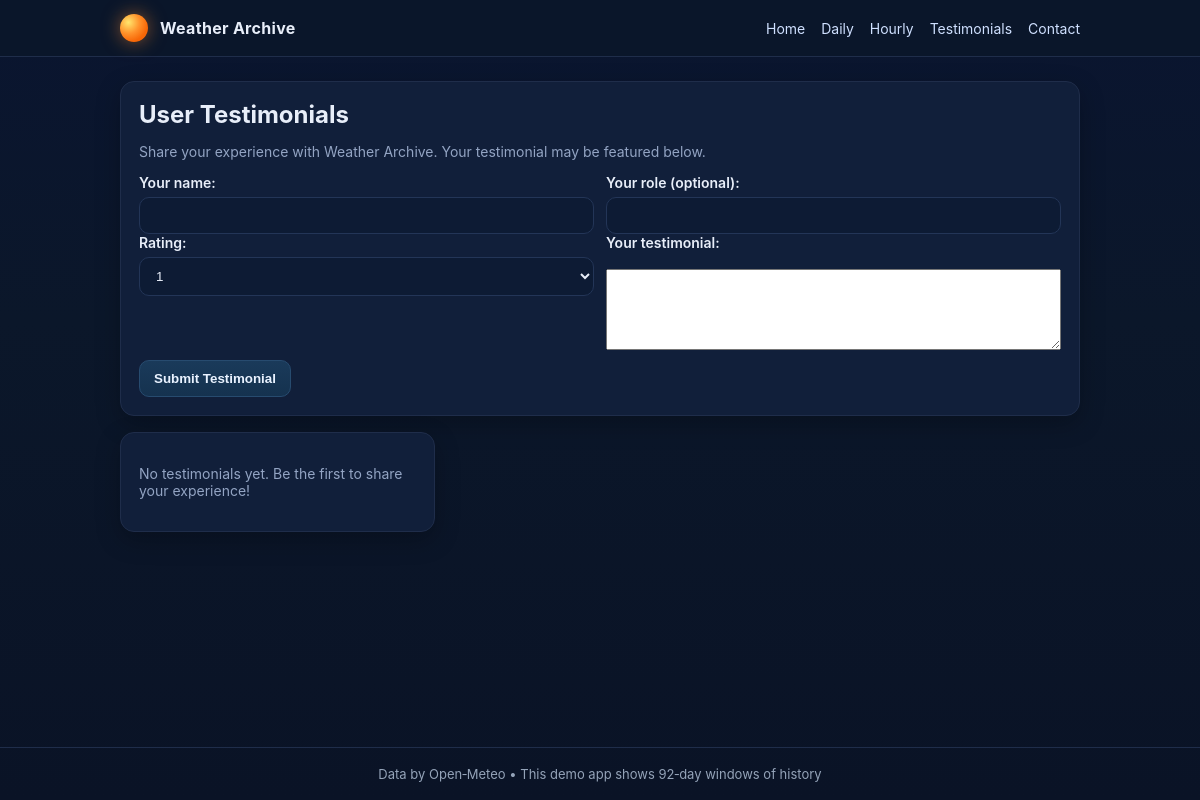
/testimonials/, run on an earlier commit of the app's database.
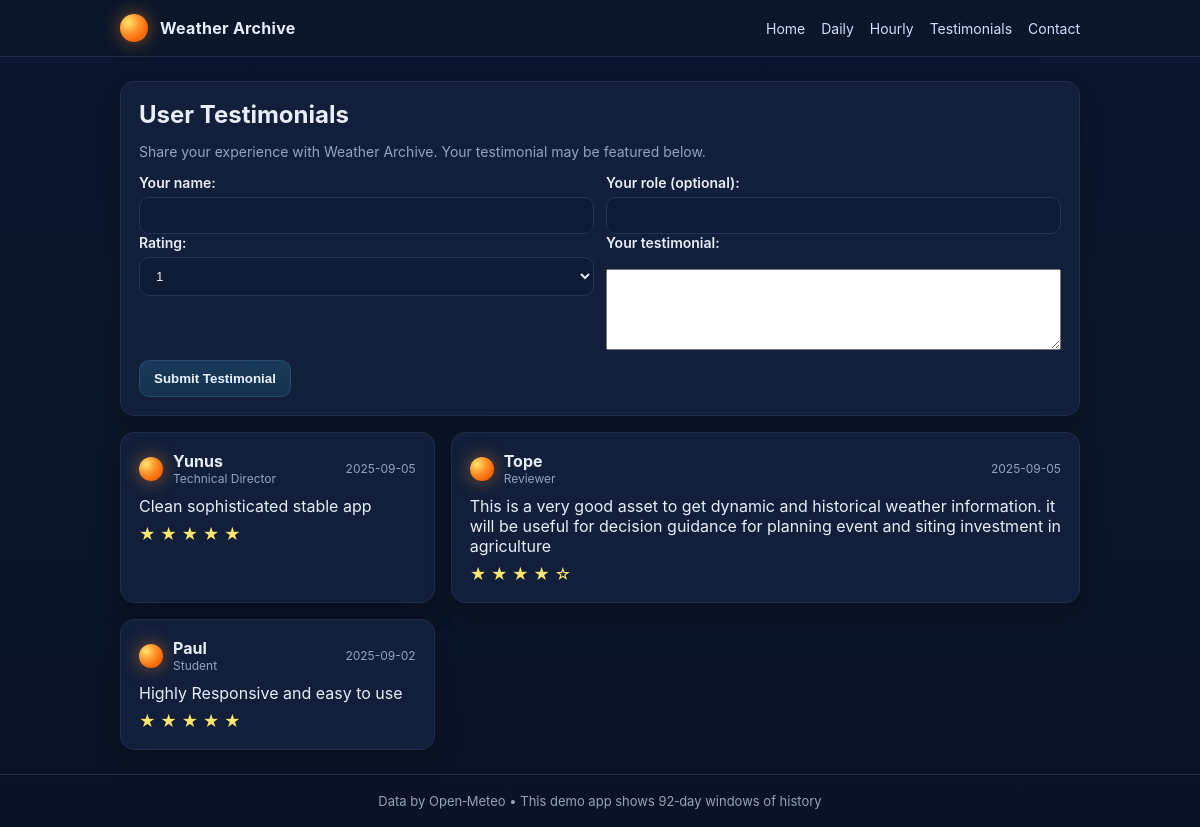
And on a later commit of the database.
### weatherarchive/models.py (models this page shows, shortened)
class Testimonial(models.Model):
    name = models.CharField(max_length=100)
    role = models.CharField(max_length=100, blank=True)
    rating = models.PositiveSmallIntegerField(default=5)
    message = models.TextField()
    created_at = models.DateTimeField(auto_now_add=True)
    class Meta:
        ordering = ['-created_at']

### weatherarchive/views.py (the view)
# urls.py: path('testimonials/', views.testimonials, name='testimonials'),
def testimonials(request):
    success = False
    if request.method == "POST":
        from .forms import TestimonialForm
        form = TestimonialForm(request.POST)
        if form.is_valid():
            Testimonial.objects.create(
                name=form.cleaned_data["name"],
                role=form.cleaned_data.get("role", ""),
                rating=form.cleaned_data["rating"],
                message=form.cleaned_data["message"],
            )
            return redirect("weatherarchive:testimonials")
    else:
        form = None
    items = Testimonial.objects.all()[:25]
    if form is None:
        from .forms import TestimonialForm
        form = TestimonialForm()
    return render(request, "weatherarchive/testimonials.html", {"testimonials": list(items), "form": form, "success": success})

### weatherarchive/forms.py (shortened to what this page needs)
class TestimonialForm(forms.Form):
    name = forms.CharField(label="Your name", max_length=100)
    role = forms.CharField(label="Your role (optional)", max_length=100, required=False)
    rating = forms.ChoiceField(label="Rating", choices=[(str(i), f"{i}") for i in range(1,6)])
    message = forms.CharField(label="Your testimonial", widget=forms.Textarea(attrs={"rows": 5}))
    honeypot = forms.CharField(required=False, widget=forms.HiddenInput)

### weatherarchive/templates/weatherarchive/testimonials.html (shortened to what this page needs)
{% extends 'weatherarchive/base.html' %}
{% block content %}
<section class="card pad">
  <h1>User Testimonials</h1>
  <p class="muted">Share your experience with Weather Archive. Your testimonial may be featured below.</p>
  <form method="post" style="margin-top:12px">
    <div class="row">
      <div>
        {{ form.name.label_tag }}
        {{ form.name }}
      </div>
      <div>
        {{ form.role.label_tag }}
        {{ form.role }}
      </div>
    </div>
    <div class="row">
      <div>
        {{ form.rating.label_tag }}
        {{ form.rating }}
      </div>
      <div class="row full">
        {{ form.message.label_tag }}
        {{ form.message }}
      </div>
    </div>
    <div class="actions">
      <button class="btn" type="submit">Submit Testimonial</button>
    </div>
  </form>
</section>
<section class="grid" style="margin-top:16px">
  {% for t in testimonials %}
    <div class="card pad">
      <div style="display:flex;align-items:center;gap:10px">
        <div class="logo" aria-hidden="true" style="width:24px;height:24px"></div>
        <div><strong>{{ t.name }}</strong>{% if t.role %}<div class="muted" style="font-size:12px">{{ t.role }}</div>{% endif %}</div>
        <div class="muted" style="margin-left:auto;font-size:12px">{{ t.created_at|date:'Y-m-d' }}</div>
      </div>
      <div style="margin-top:10px">{{ t.message }}</div>
      <div style="margin-top:8px;color:#ffe66d">
        {% for i in "12345" %}
          {% if forloop.counter <= t.rating %}★{% else %}☆{% endif %}
        {% endfor %}
      </div>
    </div>
  {% empty %}
    <div class="card pad"><p class="muted">No testimonials yet. Be the first to share your experience!</p></div>
  {% endfor %}
</section>
{% endblock %}

What changed in the data, as far as the page shows it:
added Testimonial: name "Yunus", role "Technical Director", created_at "2025-09-05", message "Clean sophisticated stable app", rating 5 (drawn)
added Testimonial: name "Tope", role "Reviewer", created_at "2025-09-05", message "This is a very good asset to get dynamic and historical weather information. it will be useful for decision guidance for planning event and siting investment in agriculture", rating 4 (drawn)
added Testimonial: name "Paul", role "Student", created_at "2025-09-02", message "Highly Responsive and easy to use", rating 5 (drawn)
Also different on the page:
text no longer shown: "No testimonials yet. Be the first to share your experience!"
